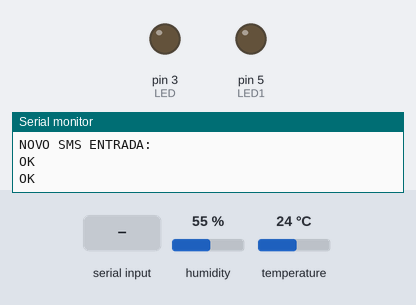
Simulated run of this sketch. Board: Arduino Uno, built with avr-gcc and run on an emulated ATmega328P. On the bench: output pins drawn as LEDs (lit = HIGH), the last lines printed to the serial monitor. The inputs (shaded band) are chosen by the test bench; at power-on: humidity 55 %, temperature 24 °C. The modem accepts every AT command (registered, SIM ready, sends succeed) and sends nothing else.

Above: at 2.2 s.
2.3 s: "Sim" received over the second serial link
At 4.4 s:
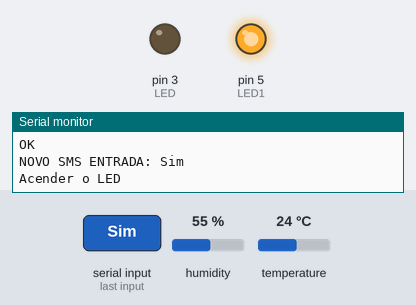
4.7 s: "T1" received over the second serial link
Timing chart, 0 to 7.7 s (numbered marks = the images above; inputs shaded):
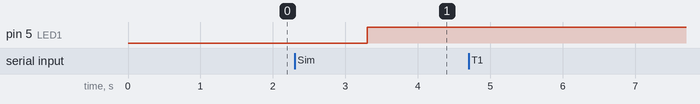

The sketch:

Enviar_SMS_ACIONAR.ino
```cpp
// (licence header left out)
#include <SoftwareSerial.h> //Incluimos a livraria SoftwareSerial
#include "DHT.h"
#define DHTPIN A1 // pino que estamos conectado
#define DHTTYPE DHT11 // DHT 11
#include<IRremote.h>


SoftwareSerial SIM800L(8, 9);
// Conecte o SIM800L TX ao pino 8 RX do Arduino.
// Conecte o SIM800L RX ao pino 9 do Arduino TX.
SoftwareSerial mySerial(8, 9);//Declaramos os pinos RX(8) e TX(9) que vamos usar
SoftwareSerial gsm(8,9);
DHT dht(DHTPIN, DHTTYPE);
IRsend irsend;

String Comando; //Declaramos uma variavel de tipo String para armazenar o texto do SMS recebido
int LED1 = 5; //Definimos o pino onde esta conectado o LED (Digital 2)
int LED = 3; //Definimos o pino onde esta conectado o LED (Digital 3)


void setup(){
Serial.begin(9600); //Iniciamos a comunicação serie
SIM800L.begin(9600); //Iniciamos una instância da livraria SoftwareSerial
SIM800L.println("AT+CMGF=1"); //Configuramos o módulo para trabalhar com os SMS em modo texto
delay(1000); //Pausa de 1 segundo

SIM800L.println("AT+CNMI=1,2,0,0,0"); //Configuramos o módulo para que nos mostre os SMS recebidos por comunicação serie

pinMode(LED1, OUTPUT); //Definimos o pino onde esta ligado o LED como saida

pinMode(LED, OUTPUT); //Definimos o pino onde esta ligado o LED como saida


}

void loop()
{
  if (SIM800L.available()){ //Se há dados disponiveis
Comando = SIM800L.readString(); //Armazenamo-los na variavel Comandos
Serial.println("NOVO SMS ENTRADA: " + Comando); //Obtemo-los por comunicação série
}

if(Comando.indexOf("T1")>=0){ //Se a variável Comando contem a palavra T1
mySerial.begin(9600);
delay(1000);
mySerial.println("AT");
delay(500);
mySerial.println("AT+CMGF=1");
delay(500);
mySerial.println("AT+CMGS=\"+5592992672693\"\r");
delay(500);

  mySerial.print("DHT Analisando temperatura!\n");
  delay(500);
  dht.begin();
  // A leitura da temperatura e umidade pode levar 250ms!
  // O atraso do sensor pode chegar a 2 segundos.
  float h = dht.readHumidity();
  float t = dht.readTemperature();
  // testa se retorno é valido, caso contrário algo está errado.
  if (isnan(t) || isnan(h))
  {
    Serial.println("Falha ao ler do DHT");
  }
  else
  {
   mySerial.print("Umidade: ");
    mySerial.print(h);
    mySerial.print(" %t\n");
    mySerial.print("Temperatura: ");
    mySerial.print(t);
    mySerial.print(" *C\n\n");
mySerial.print("ACIONAR O SISTESMA DE VENTILACAO ?");
delay(500);
mySerial.write(26);
Comando = ""; //Esvaziamos a variavel
  }

Serial.begin(9600); //Iniciamos a comunicação serie
SIM800L.begin(9600); //Iniciamos una instância da livraria SoftwareSerial
SIM800L.println("AT+CMGF=1"); //Configuramos o módulo para trabalhar com os SMS em modo texto
delay(1000); //Pausa de 1 segundo

SIM800L.println("AT+CNMI=1,2,0,0,0"); //Configuramos o módulo para que nos mostre os SMS recebidos por comunicação serie

pinMode(LED1, OUTPUT); //Definimos o pino onde esta ligado o LED como saida


}


if (SIM800L.available()>0){
Comando = SIM800L.readString();
Serial.println("NOVO SMS ENTRADA: " + Comando);
}

if(Comando.indexOf("Sim")>=0){ //Se a variável Comando contem a palavra ON
Serial.println("Acender o LED"); //Avisamos por comunicação serie
digitalWrite(LED1, HIGH); //Activamos o LED
Comando = ""; //Esvaziamos a variavel
}

if(Comando.indexOf("Off")>=0){ //Se a variavel Comando contem a palavra OFF
Serial.println("Apagar o LED"); //Avisamos por comunicação serie
digitalWrite(LED1, LOW); //Desactivamos o LED
Comando = ""; //Esvaziamos a variavel
}

if (SIM800L.available()>0){
Comando = SIM800L.readString();
Serial.println("NOVO SMS ENTRADA: " + Comando);
}

if(Comando.indexOf("T2")>=0){ //Se a variável Comando contem a palavra T1
mySerial.begin(9600);
delay(1000);
mySerial.println("AT");
delay(500);
mySerial.println("AT+CMGF=1");
delay(500);
mySerial.println("AT+CMGS=\"+5592992672693\"\r");
delay(500);
mySerial.print("ACIONAR TV ?");
delay(500);
mySerial.write(26);
Comando = ""; //Esvaziamos a variavel

Serial.begin(9600); //Iniciamos a comunicação serie
SIM800L.begin(9600); //Iniciamos una instância da livraria SoftwareSerial
SIM800L.println("AT+CMGF=1"); //Configuramos o módulo para trabalhar com os SMS em modo texto
delay(1000); //Pausa de 1 segundo

SIM800L.println("AT+CNMI=1,2,0,0,0"); //Configuramos o módulo para que nos mostre os SMS recebidos por comunicação serie

pinMode(LED, OUTPUT); //Definimos o pino onde esta ligado o LED como saida
}


if(Comando.indexOf("Des")>=0){ //Se a variável Comando contem a palavra Sim
irsend.sendRC5(0x80C, 12); //Envia o sinal
Serial.println("\\\\desligando tv");
Comando = ""; //Esvaziamos a variavel
}

if(Comando.indexOf("Lig")>=0){ //Se a variavel Comando contem a palavra Off
irsend.sendRC5(0xC, 12); //Envia o sinal
Serial.println("ligando tv");
Comando = ""; //Esvaziamos a variavel
}

}
```

Measured:
- after the input at 2.3 s, pin 5 (LED1): LOW → HIGH after 1.0 s
